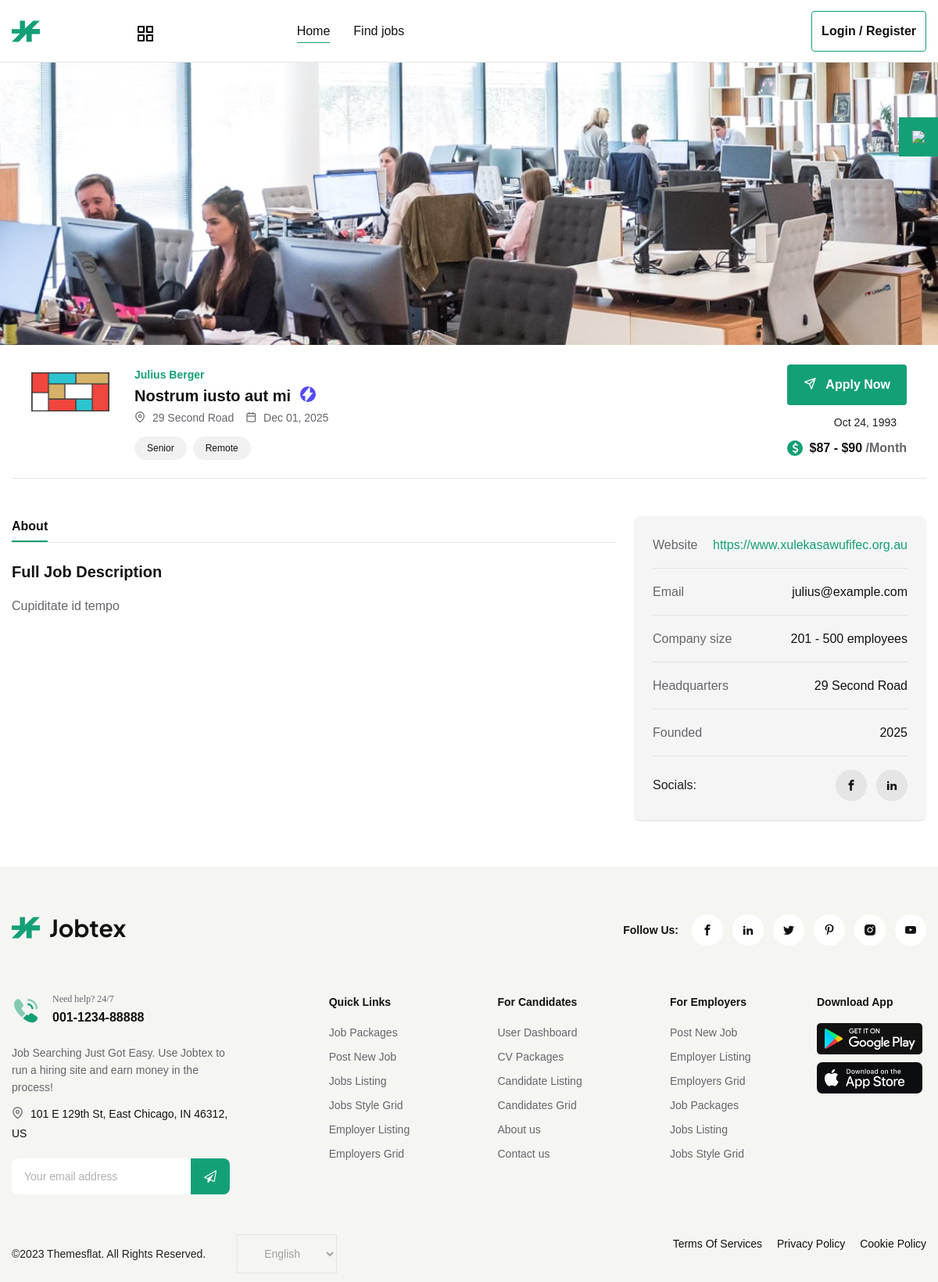
The page /jobs-single.php?id=2 on the database its author committed.
### tables this page shows
CREATE TABLE `jobs` (
  `id` int(11) NOT NULL,
  `employer_id` varchar(20) NOT NULL,
  `title` varchar(255) NOT NULL,
  `description` text NOT NULL,
  `category_id` varchar(20) NOT NULL,
  `type` varchar(50) NOT NULL,
  `tags` varchar(255) NOT NULL,
  `gender` varchar(20) NOT NULL,
  `apply_type` varchar(50) NOT NULL,
  `external_url` varchar(100) NOT NULL,
  `apply_email` varchar(150) NOT NULL,
  `salary_type` varchar(100) NOT NULL,
  `years_of_exp` int(11) NOT NULL,
  `qualification` varchar(100) NOT NULL,
  `min_salary` float NOT NULL,
  `max_salary` float NOT NULL,
  `deadline` date NOT NULL,
  `address` varchar(255) NOT NULL,
  `country` varchar(100) NOT NULL,
  `created_at` datetime NOT NULL DEFAULT current_timestamp()
);

CREATE TABLE `employers` (
  `id` int(11) NOT NULL,
  `company_name` varchar(150) NOT NULL,
  `email` varchar(150) NOT NULL,
  `password` varchar(100) NOT NULL,
  `phone` varchar(50) DEFAULT NULL,
  `founded` date DEFAULT NULL,
  `website` varchar(100) DEFAULT NULL,
  `company_size` varchar(100) DEFAULT NULL,
  `about` text DEFAULT NULL,
  `facebook` varchar(150) DEFAULT NULL,
  `linkedin` varchar(150) DEFAULT NULL,
  `address` varchar(255) DEFAULT NULL,
  `country` varchar(150) DEFAULT NULL,
  `image` varchar(255) DEFAULT NULL,
  `created_at` datetime NOT NULL DEFAULT current_timestamp()
);

### jobs-single.php (the view, shortened to what this page needs)
<?php
include "config/db.php";
if (empty($_GET["id"])) {
  echo "<script>location.href = 'find-jobs.php'</script>";
} else {
  $job_id = $_GET["id"];
  $fetchJob = mysqli_query($conn, "SELECT j.*, e.company_name, e.image, e.website, e.email, e.phone, e.founded, e.company_size, e.facebook, e.linkedin FROM `jobs` j JOIN `employers` e ON j.employer_id = e.id WHERE j.id = '$job_id'");
  if (mysqli_num_rows($fetchJob) == 0) {
    echo "<script>alert('Job not found');location.href = 'find-jobs.php'</script>";
  } else {
    $job = mysqli_fetch_assoc($fetchJob);
  }
}
?>
<!DOCTYPE html>
<html xmlns="http://www.w3.org/1999/xhtml" xml:lang="en-US" lang="en-US">
<head>
  <link rel="stylesheet" href="fonts/fonts.css" />
  <link rel="stylesheet" href="stylesheets/bootstrap.min.css" />
  <link rel="stylesheet" href="stylesheets/boostrap-select.min.css" />
  <link rel="stylesheet" href="stylesheets/swiper-bundle.min.css" />
  <link rel="stylesheet" type="text/css" href="stylesheets/shortcodes.css" />
  <link rel="stylesheet" type="text/css" href="stylesheets/style.css" />
  <link rel="stylesheet" type="text/css" href="stylesheets/jquery.fancybox.min.css">
  <link rel="stylesheet" type="text/css" href="stylesheets/colors/color1.css" id="colors">
  <link rel="stylesheet" type="text/css" href="stylesheets/responsive.css" />
</head>
<body>
  <div class="boxed">
    <?php include "partials/header.php"; ?>
    <section class="single-job-thumb">
      <img src="images/review/singlejob.jpg" alt="images">
    </section>
    <section class="form-sticky fixed-space">
      <div class="tf-container">
        <div class="row">
          <div class="col-lg-12">
            <div class="wd-job-author2">
              <div class="content-left">
                <div class="thumb">
                  <img src="uploads/<?= $job['image'] ?>" alt="logo">
                </div>
                <div class="content">
                  <a href="#" class="category"><?= $job["company_name"] ?></a>
                  <h6><a href="#"><?= $job["title"]; ?> <span class="icon-bolt"></span></a></h6>
                  <ul class="job-info">
                    <li><span class="icon-map-pin"></span>
                      <span><?= $job["address"]; ?></span>
                    </li>
                    <li><span class="icon-calendar"></span>
                      <span><?= date("M d, Y", strtotime($job['created_at'])) ?></span>
                    </li>
                  </ul>
                  <ul class="tags">
                    <li><a href="#"><?= $job["apply_type"]; ?></a></li>
                    <li><a href="#"><?= $job["type"]; ?></a></li>
                  </ul>
                </div>
              </div>
              <div class="content-right">
                <div class="top">
                  <a class="btn btn-popup"><i class="icon-send"></i>Apply Now</a>
                </div>
                <div class="bottom">
                  <div class="gr-rating">
                    <p><?= date("M d, Y", strtotime($job['deadline'])) ?></p>
                  </div>
                  <div class="price">
                    <span class="icon-dollar"></span>
                    <p><?= "$" . number_format($job['min_salary']) . " - $" . number_format($job['max_salary']) ?> <span
                        class="year">/<?= $job["salary_type"] ?></span></p>
                  </div>
                </div>
              </div>
            </div>
          </div>
        </div>
      </div>
    </section>
    <section class="inner-jobs-section">
      <div class="tf-container">
        <div class="row">
          <div class="col-lg-8">
            <article class="job-article tf-tab single-job">
              <ul class="menu-tab">
                <li class="ct-tab active">About</li>
              </ul>
              <div class="content-tab">
                <div class="inner-content">
                  <h5>Full Job Description</h5>
                  <p>
                    <?= $job["description"]; ?>
                  </p>
                </div>
              </div>
            </article>
          </div>
          <div class="col-lg-4">
            <div class="cv-form-details po-sticky job-sg">
              <ul class="list-infor">
                <li>
                  <div class="category">Website</div>
                  <div class="detail"><a href="<?= $job["website"]; ?>"><?= $job["website"]; ?></a></div>
                </li>
                <li>
                  <div class="category">Email</div>
                  <div class="detail"><?= $job["email"]; ?></div>
                </li>
                <li>
                  <div class="category">Company size</div>
                  <div class="detail"><?= $job["company_size"]; ?> employees</div>
                </li>
                <li>
                  <div class="category">Headquarters</div>
                  <div class="detail"><?= $job["address"]; ?></div>
                </li>
                <li>
                  <div class="category">Founded</div>
                  <div class="detail"><?= date("Y", strtotime($job["founded"])); ?></div>
                </li>
              </ul>
              <div class="wd-social d-flex aln-center">
                <span>Socials:</span>
                <ul class="list-social d-flex aln-center">
                  <li><a href="<?= $job["facebook"]; ?>"><i class="icon-facebook"></i></a></li>
                  <li><a href="<?= $job["linkedin"]; ?>"><i class="icon-linkedin2"></i></a></li>
                </ul>
              </div>
            </div>
          </div>
        </div>
      </div>
    </section>
    <?php include "partials/footer.php"; ?>
  </div>
</body>
</html>

### stylesheets/style.css (style rules this page uses)
html { overflow-y: scroll; -webkit-text-size-adjust: 100%; -ms-text-size-adjust: 100%; }
body { line-height: 1; -webkit-font-smoothing: antialiased; -webkit-text-size-adjust: 100%; -ms-text-size-adjust: 100%; }
a, abbr, acronym, address, applet, article, aside, audio, b, big, blockquote, body, caption, canvas, center, cite, code, dd, del, details, dfn, dialog, div, dl, dt, em, embed, fieldset, figcaption, figure, form, footer, header, hgroup, h1, h2, h3, h4, h5, h6, html, i, iframe, img, ins, kbd, label, legend, li, mark, menu, nav, object, ol, output, p, pre, q, ruby, s, samp, section, small, span, strike, strong, sub, summary, sup, tt, table, tbody, textarea, tfoot, thead, time, tr, th, td, u, ul, var, video { font-family: inherit; font-size: 100%; font-weight: inherit; font-style: inherit; vertical-align: baseline; margin: 0; padding: 0; border: 0; outline: 0; background: transparent; }
article, aside, details, figcaption, figure, footer, header, hgroup, menu, nav, section { display: block; }
ol, ul { list-style: none; }
img { border: 0; -ms-interpolation-mode: bicubic; vertical-align: middle; }
*, *:before, *:after { -webkit-box-sizing: border-box; -moz-box-sizing: border-box; box-sizing: border-box; }
body { font: 14px/25px "Plus Jakarta Sans", sans-serif; font-weight: 400; background-color: #fff; color: #202020; }
a { color: #121212; text-decoration: none; -webkit-transition: all 0.3s ease-in-out; -moz-transition: all 0.3s ease-in-out; -ms-transition: all 0.3s ease-in-out; -o-transition: all 0.3s ease-in-out; transition: all 0.3s ease-in-out; }
ul, ol { padding: 0; }
img { max-width: 100%; height: auto; }
h5 { font: 22px/22px "Plus Jakarta Sans", sans-serif; }
h6 { font: 20px/20px "Plus Jakarta Sans", sans-serif; }
h1, h2, h3, h4, h5, h6 { margin: 0; }
h1, h2, h3, h4, h5, h6 { font-weight: 700; color: #121212; }
h5 { font-size: 30px; line-height: 1.4em; }
h6 { font-size: 24px; line-height: 1.25em; }
.btn { background-image: none; }
.list-social li a { background: #e5e5e5; border-radius: 50%; width: 40px; height: 40px; display: inline-flex; align-items: center; justify-content: center; color: #121212; }
.list-social { flex-wrap: wrap; gap: 12px; }
.d-flex { display: flex; }
.aln-center { align-items: center; }

### stylesheets/responsive.css (style rules this page uses)
@media only screen and (max-width: 1400px) { .form-sticky { position: relative; } }
@media only screen and (max-width: 1400px) { .top-map-jobs, .po-sticky, .top-map-jobs2 { position: relative; top: 0 !important; } }
@media only screen and (max-width: 1200px) { .job-article .inner-content, .wd-get-app .content, .form-checkout.form-checkout.form-stc { padding: 0px; } }
@media only screen and (max-width: 1200px) { .cv-form-details .wd-social span { margin-right: 20px; } }
@media only screen and (max-width: 1200px) { .wd-job-author2 { padding: 25px; } }

### rows shown on the page
jobs: employer.image (picture), employer.company_name "Julius Berger", title "Nostrum iusto aut mi", address "29 Second Road", created_at "Dec 01, 2025", apply_type "Senior", type "Remote", deadline "Oct 24, 1993", min_salary "87", max_salary "90", salary_type "Month", description "Cupiditate id tempo", employer.website "https://www.xulekasawufifec.org.au", employer.email "julius@example.com", employer.company_size "201 - 500", employer.founded "2025"
